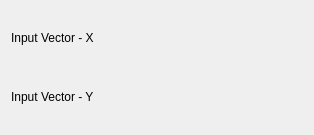
<ui version="4.0" >
 <class>FitExponential_UnweightedConfig</class>
 <widget class="QWidget" name="FitExponential_UnweightedConfig" >
  <property name="geometry" >
   <rect>
    <x>0</x>
    <y>0</y>
    <width>314</width>
    <height>135</height>
   </rect>
  </property>
  <layout class="QVBoxLayout" name="verticalLayout" >
   <item>
    <layout class="QHBoxLayout" name="horizontalLayout_2" >
     <item>
      <widget class="QLabel" name="label_4" >
       <property name="sizePolicy" >
        <sizepolicy vsizetype="Fixed" hsizetype="Fixed" >
         <horstretch>0</horstretch>
         <verstretch>0</verstretch>
        </sizepolicy>
       </property>
       <property name="text" >
        <string>Input Vector - X</string>
       </property>
       <property name="wordWrap" >
        <bool>false</bool>
       </property>
      </widget>
     </item>
     <item>
      <widget class="Kst::VectorSelector" native="1" name="_vectorX" >
       <property name="sizePolicy" >
        <sizepolicy vsizetype="Preferred" hsizetype="Expanding" >
         <horstretch>0</horstretch>
         <verstretch>0</verstretch>
        </sizepolicy>
       </property>
      </widget>
     </item>
    </layout>
   </item>
   <item>
    <layout class="QHBoxLayout" name="horizontalLayout" >
     <item>
      <widget class="QLabel" name="label_3" >
       <property name="sizePolicy" >
        <sizepolicy vsizetype="Fixed" hsizetype="Fixed" >
         <horstretch>0</horstretch>
         <verstretch>0</verstretch>
        </sizepolicy>
       </property>
       <property name="text" >
        <string>Input Vector - Y</string>
       </property>
       <property name="wordWrap" >
        <bool>false</bool>
       </property>
      </widget>
     </item>
     <item>
      <widget class="Kst::VectorSelector" native="1" name="_vectorY" >
       <property name="sizePolicy" >
        <sizepolicy vsizetype="Preferred" hsizetype="Expanding" >
         <horstretch>0</horstretch>
         <verstretch>0</verstretch>
        </sizepolicy>
       </property>
      </widget>
     </item>
    </layout>
   </item>
  </layout>
 </widget>
 <layoutdefault spacing="6" margin="11" />
 <pixmapfunction>qPixmapFromMimeSource</pixmapfunction>
 <customwidgets>
  <customwidget>
   <class>Kst::VectorSelector</class>
   <extends>QWidget</extends>
   <header>vectorselector.h</header>
  </customwidget>
 </customwidgets>
 <resources/>
 <connections/>
</ui>
